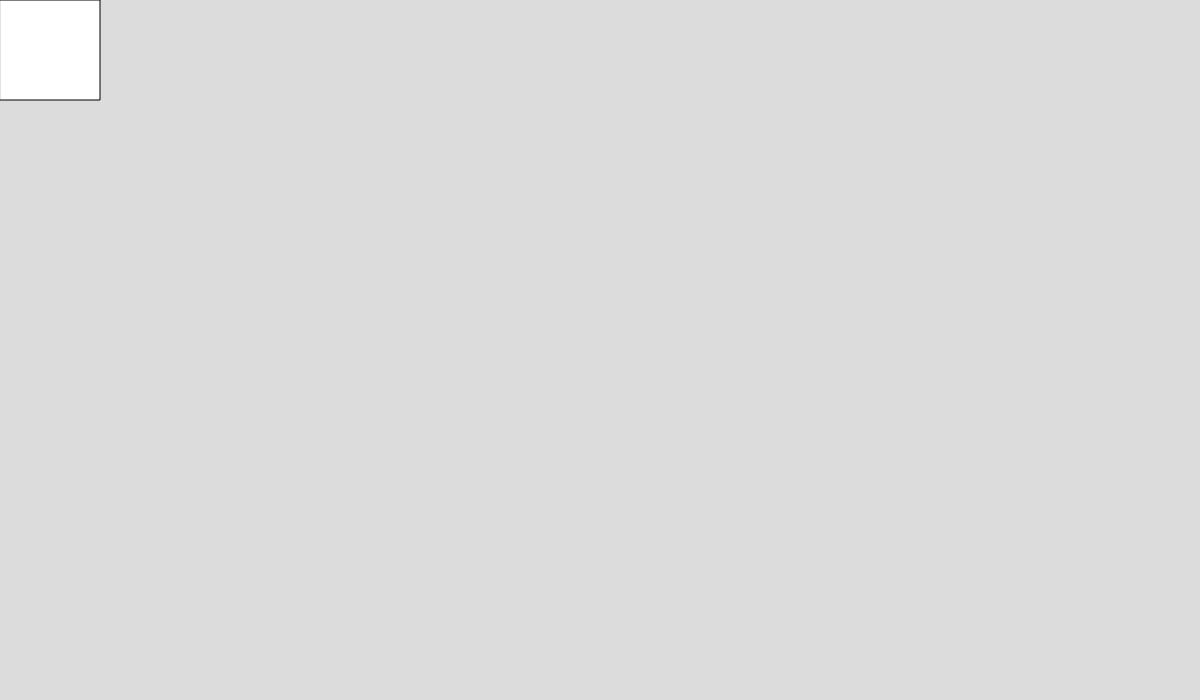
Frame 1 (no input)
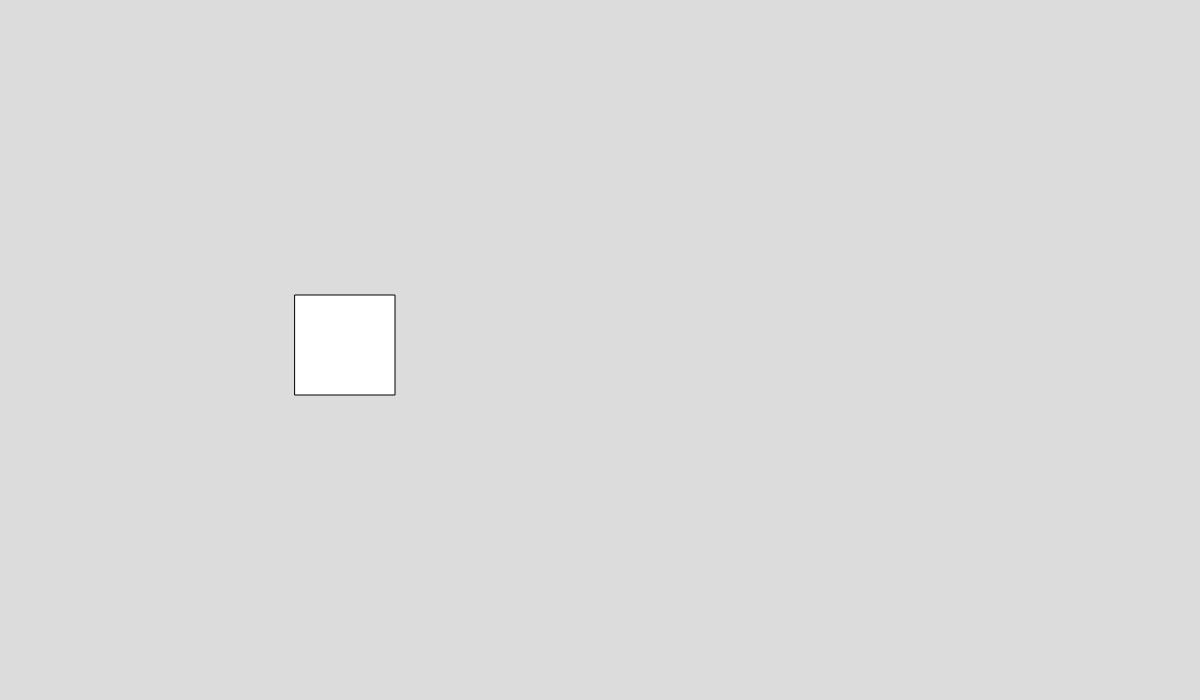
Frame 60 (no input)
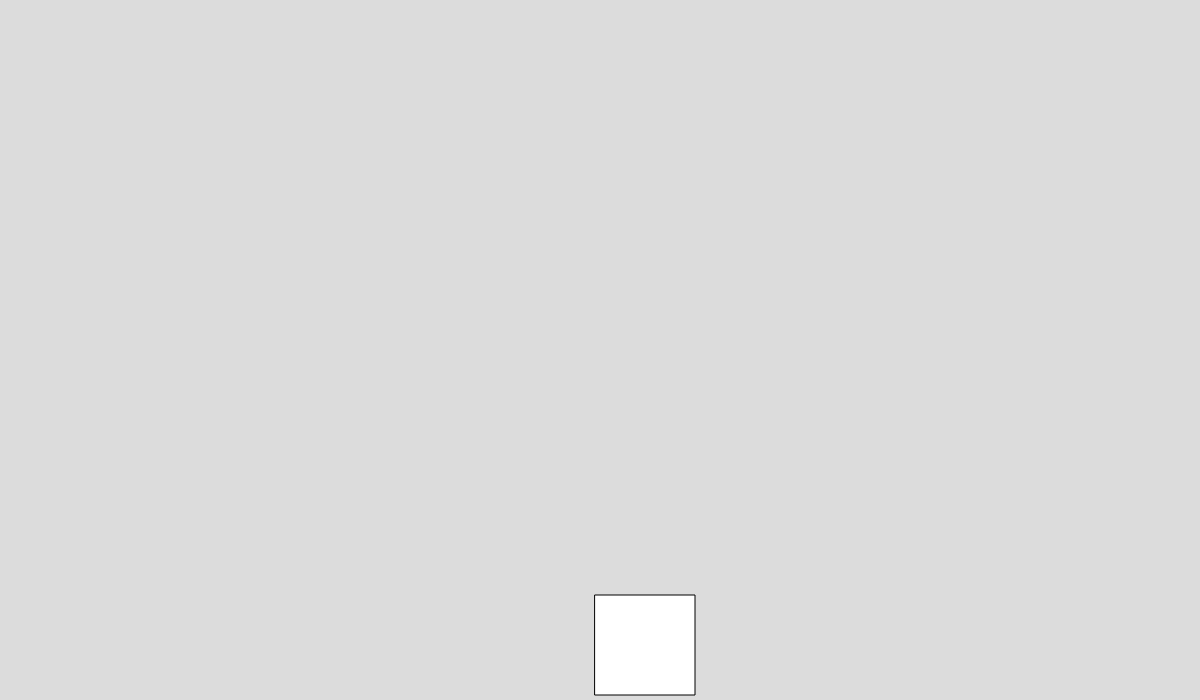
Frame 120 (the mouse pressed at the canvas centre since frame 60)

The p5.js sketch that drew these frames (run headless with seeded random() and noise() and a simulated clock; from frame 60 on, the mouse is pressed at the canvas centre):

// p5.js sketch
// ── sketch.js
let x = 50; // Posición inicial en X
let y = 50; // Posición inicial en Y
let speedX = 5; // Velocidad inicial en X
let speedY = 5; // Velocidad inicial en Y
let sideLength = 100; // Longitud de los lados del rombo

function setup() {
  createCanvas(windowWidth, 700);
  rectMode(CENTER);
}

function draw() {
  background(220);
  
  // Dibuja el rombo en la posición actual
  rect(x, y, sideLength, sideLength);
  
  // Actualiza la posición del rombo
  x += speedX;
  y += speedY;
  
  // Verifica si el rombo ha chocado con los límites de la pantalla
  if (x + sideLength / 2 >= width || x - sideLength / 2 <= 0) {
    speedX *= -1; // Invierte la dirección en el eje X
  }
  if (y + sideLength / 2 >= height || y - sideLength / 2 <= 0) {
    speedY *= -1; // Invierte la dirección en el eje Y
  }
}
